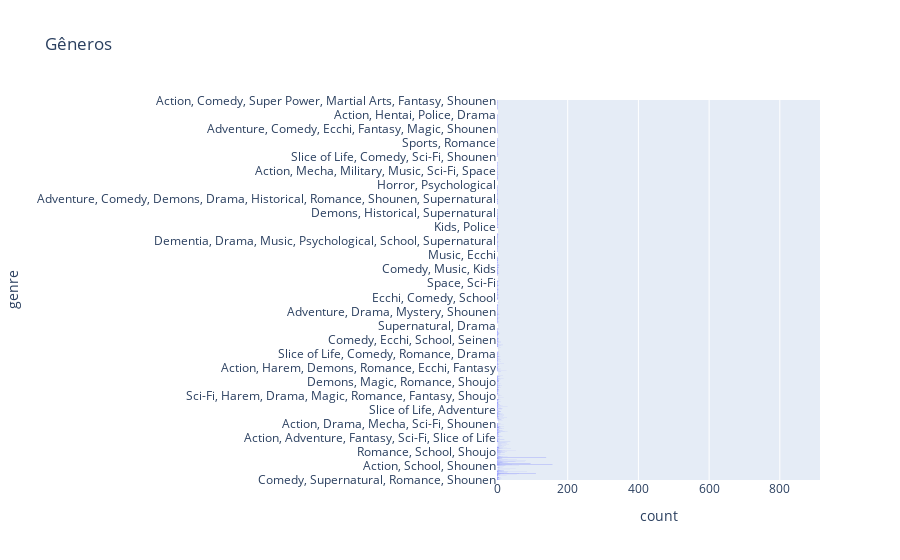

Notebook source saved alongside this figure:
### Code cell
tipsGenre = px.data.tips()
figGenre= px.histogram(base, y=base.genre, orientation="h", title='Gêneros').update_xaxes(categoryorder='total ascending')

figGenre.show()

### Figure 1 — Plotly figure (JSON) as saved in the notebook; plotly's stock layout.template omitted (floating-point values rounded to 4 significant figures; data arrays with more than 128 entries replaced by an {"elided": "..."} marker saying what was removed)
{"data": [{"alignmentgroup": "True", "bingroup": "y", "hovertemplate": "count=%{x}<br>genre=%{y}<extra></extra>", "legendgroup": "", "marker": {"color": "#636efa"}, "name": "", "offsetgroup": "", "orientation": "h", "showlegend": false, "type": "histogram", "xaxis": "x", "y": {"elided": "14478 str values"}, "yaxis": "y"}], "layout": {"barmode": "relative", "legend": {"tracegroupgap": 0}, "title": {"text": "Gêneros"}, "xaxis": {"anchor": "y", "categoryorder": "total ascending", "domain": [0, 1], "title": {"text": "count"}}, "yaxis": {"anchor": "x", "domain": [0, 1], "title": {"text": "genre"}}}}
